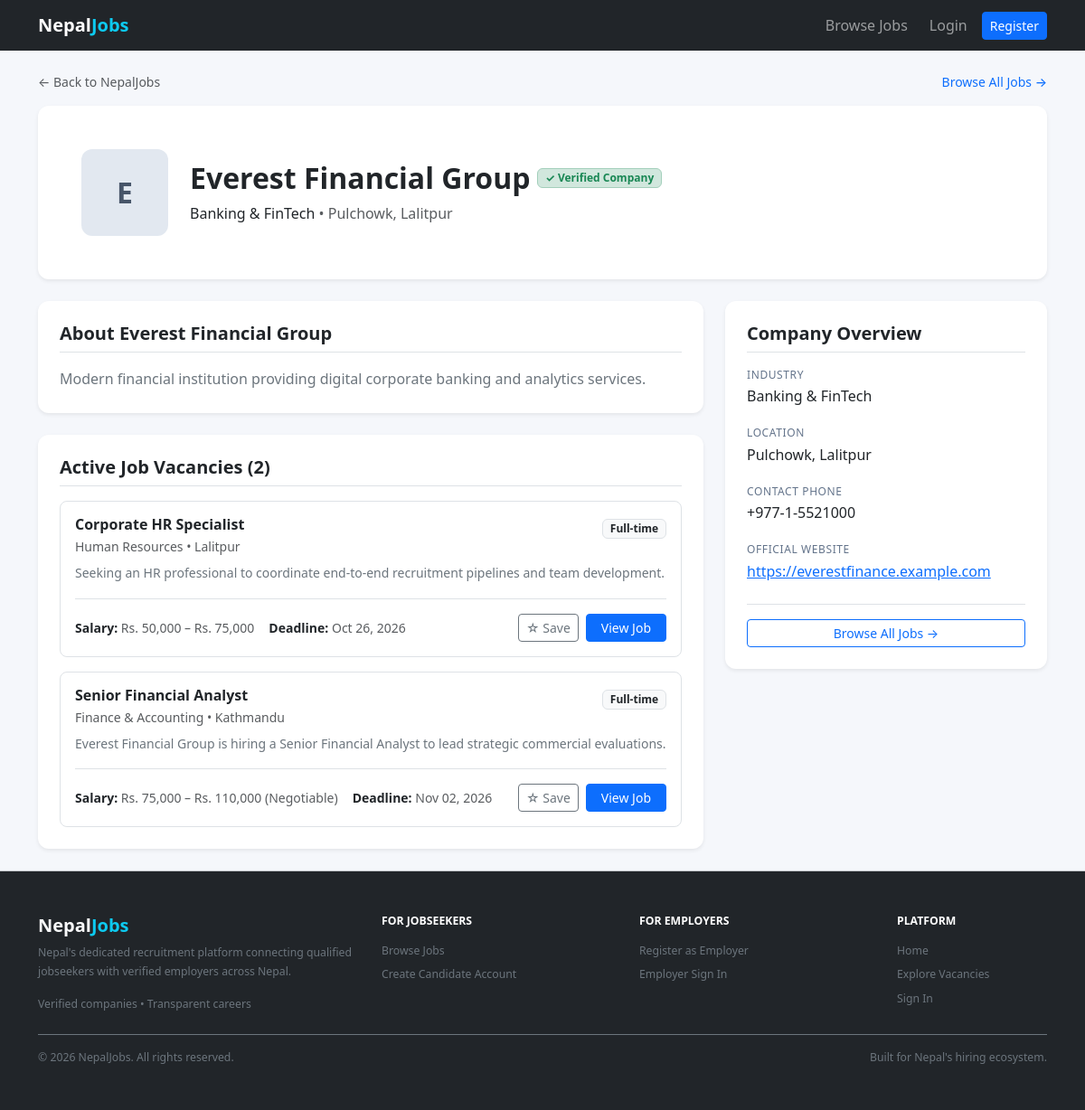
Page /accounts/companies/3/ on the committed database.
### accounts/models.py (models this page shows, shortened)
class EmployerProfile(models.Model):
    class VerificationStatus(models.TextChoices):
        PENDING = "pending", "Pending"
        APPROVED = "approved", "Approved"
        REJECTED = "rejected", "Rejected"
    user = models.OneToOneField(User, on_delete=models.CASCADE, related_name="employer_profile")
    company_name = models.CharField(max_length=200)
    phone = models.CharField(max_length=20, blank=True)
    address = models.CharField(max_length=255, blank=True)
    logo = models.ImageField(
        upload_to=logo_upload_path,
        blank=True,
        validators=[
            FileExtensionValidator(["jpg", "jpeg", "png", "webp"]),
            validate_logo_size,
        ],
        help_text="Optional. JPG, PNG or WebP, up to 2 MB.",
    )
    industry = models.CharField(max_length=100, blank=True)
    website = models.URLField(blank=True)
    description = models.TextField(blank=True)
    verification_document = models.FileField(
        upload_to=verification_doc_upload_path,
        storage=private_verification_storage,
        blank=True,
        validators=[
            FileExtensionValidator(["pdf", "jpg", "jpeg", "png"]),
            validate_verification_doc_size,
        ],
        help_text="PDF or image, up to 10 MB. Kept private.",
    )
    rejection_reason = models.TextField(blank=True)
    reviewed_at = models.DateTimeField(null=True, blank=True)
    verification_status = models.CharField(
        max_length=10, choices=VerificationStatus.choices, default=VerificationStatus.PENDING
    )

### jobs/models.py (models this page shows, shortened)
class Job(models.Model):
    class EmploymentType(models.TextChoices):
        FULL_TIME = "full_time", "Full-time"
        PART_TIME = "part_time", "Part-time"
        CONTRACT = "contract", "Contract"
        INTERNSHIP = "internship", "Internship"
        FREELANCE = "freelance", "Freelance"
    class Status(models.TextChoices):
        DRAFT = "draft", "Draft"
        PUBLISHED = "published", "Published"
        CLOSED = "closed", "Closed"
    employer = models.ForeignKey(
        "accounts.EmployerProfile",
        on_delete=models.CASCADE,
        related_name="jobs",
    )
    title = models.CharField(max_length=200)
    description = models.TextField()
    responsibilities = models.TextField(blank=True)
    category = models.ForeignKey(
        "jobs.Category",
        on_delete=models.PROTECT,
        related_name="jobs",
    )
    location = models.ForeignKey(
        "jobs.Location",
        on_delete=models.PROTECT,
        related_name="jobs",
    )
    is_remote = models.BooleanField(
        default=False,
        help_text="Check if remote work is permitted for this position.",
    )
    employment_type = models.CharField(
        max_length=20,
        choices=EmploymentType.choices,
        default=EmploymentType.FULL_TIME,
    )
    salary_min = models.PositiveIntegerField(null=True, blank=True)
    salary_max = models.PositiveIntegerField(null=True, blank=True)
    is_salary_negotiable = models.BooleanField(default=False)
    experience_years_min = models.PositiveIntegerField(default=0)
    education_level = models.CharField(
        max_length=20,
        choices=Education.Level.choices,
        blank=True,
    )
    required_skills = models.ManyToManyField(
        "accounts.Skill",
        blank=True,
        related_name="jobs",
    )
    vacancies = models.PositiveIntegerField(
        default=1,
        validators=[MinValueValidator(1)],
    )
    application_deadline = models.DateField()
    status = models.CharField(
        max_length=20,
        choices=Status.choices,
        default=Status.DRAFT,
    )
    created_at = models.DateTimeField(auto_now_add=True)
    updated_at = models.DateTimeField(auto_now=True)
    published_at = models.DateTimeField(null=True, blank=True)
    objects = JobQuerySet.as_manager()
    class Meta:
        ordering = ["-created_at"]
        indexes = [
            models.Index(fields=["status", "application_deadline"]),
            models.Index(fields=["-created_at"]),
            models.Index(fields=["employment_type"]),
        ]
    @property
    def salary_display(self):
        if self.salary_min and self.salary_max:
            val = f"Rs. {self.salary_min:,} – Rs. {self.salary_max:,}"
        elif self.salary_min:
            val = f"Rs. {self.salary_min:,}+"
        elif self.salary_max:
            val = f"Up to Rs. {self.salary_max:,}"
        elif self.is_salary_negotiable:
            return "Negotiable"
        else:
            return "Not specified"
        if self.is_salary_negotiable:
            val += " (Negotiable)"
        return val

class Category(models.Model):
    name = models.CharField(max_length=100, unique=True)
    slug = models.SlugField(max_length=120, unique=True)
    description = models.TextField(blank=True)
    is_active = models.BooleanField(default=True)
    class Meta:
        ordering = ["name"]
        verbose_name_plural = "Categories"

class Location(models.Model):
    name = models.CharField(max_length=100, unique=True)
    slug = models.SlugField(max_length=120, unique=True)
    is_remote = models.BooleanField(
        default=False,
        help_text="Designates whether this location itself represents remote work.",
    )
    class Meta:
        ordering = ["name"]

### accounts/views.py (the view, shortened to what this page needs)
# urls.py: path("companies/<int:pk>/", views.CompanyDetailView.as_view(), name="company_detail"),
class CompanyDetailView(AsViewCacheMixin, DetailView):
    model = EmployerProfile
    template_name = "accounts/company_detail.html"
    context_object_name = "company"
    def get_queryset(self):
        return EmployerProfile.objects.filter(
            verification_status=EmployerProfile.VerificationStatus.APPROVED
        )
    def get_context_data(self, **kwargs):
        context = super().get_context_data(**kwargs)
        company = self.object
        open_jobs_qs = (
            company.jobs.open_jobs()
            .select_related("category", "location")
            .order_by("-created_at")
        )
        paginator = Paginator(open_jobs_qs, 10)
        page_number = self.request.GET.get("page")
        page_obj = paginator.get_page(page_number)
        saved_job_ids = set()
        user = self.request.user
        context.update(
            {
                "page_obj": page_obj,
                "jobs": page_obj.object_list,
                "open_jobs_count": paginator.count,
                "saved_job_ids": saved_job_ids,
            }
        )
        return context

### jobs/models.py (called while the page is built)
    def open_jobs(self):
        today = timezone.localdate()
        return self.filter(
            status=Job.Status.PUBLISHED,
            application_deadline__gte=today,
            employer__verification_status=EmployerProfile.VerificationStatus.APPROVED,
        )

### notifications/context_processors.py (called while the page is built)
def unread_notifications_count(request):
    if getattr(request, "user", None) and request.user.is_authenticated:
        count = request.user.notifications.filter(is_read=False).count()
    else:
        count = 0
    return {"unread_notifications_count": count}

### templates/accounts/company_detail.html (shortened to what this page needs)
{% extends 'base.html' %}
{% block content %}
<div class="d-flex align-items-center justify-content-between mb-3">
  <a class="text-decoration-none small text-muted" href="{% url 'home' %}">&larr; Back to NepalJobs</a>
  <a class="text-decoration-none small text-primary fw-medium" href="{% url 'job_list' %}">Browse All Jobs &rarr;</a>
</div>
<div class="card mb-4 shadow-sm">
  <div class="card-body p-4 p-md-5">
    <div class="d-flex flex-column flex-sm-row align-items-sm-center gap-4">
      {% if company.logo %}
        <img src="{{ company.logo.url }}" alt="{{ company.company_name }} Logo" class="company-logo-hero">
      {% else %}
        <div class="company-logo-hero-placeholder">{{ company.company_name|slice:":1"|upper }}</div>
      {% endif %}
      <div class="flex-grow-1">
        <div class="d-flex flex-wrap align-items-center gap-2 mb-2">
          <h1 class="h2 mb-0 fw-bold">{{ company.company_name }}</h1>
          <span class="badge bg-success-subtle text-success border border-success-subtle">
            &#10003; Verified Company
          </span>
        </div>
        <div class="text-muted">
          {% if company.industry %}<span class="fw-medium text-dark">{{ company.industry }}</span>{% endif %}
          {% if company.industry and company.address %} &bull; {% endif %}
          {% if company.address %}<span>{{ company.address }}</span>{% endif %}
        </div>
      </div>
    </div>
  </div>
</div>
<div class="row g-4">
  <div class="col-lg-8">
    <div class="card mb-4 shadow-sm">
      <div class="card-body p-4">
        <h4 class="h5 fw-bold mb-3 border-bottom pb-2">About {{ company.company_name }}</h4>
        {% if company.description %}
          <div class="text-secondary" style="line-height: 1.7;">
            {{ company.description|linebreaksbr }}
          </div>
        {% else %}
          <p class="text-muted mb-0">No company description provided yet.</p>
        {% endif %}
      </div>
    </div>
    <div class="card shadow-sm">
      <div class="card-body p-4">
        <div class="d-flex align-items-center justify-content-between mb-3 border-bottom pb-2">
          <h4 class="h5 fw-bold mb-0">Active Job Vacancies ({{ open_jobs_count }})</h4>
        </div>
        {% if jobs %}
          <div class="d-flex flex-column gap-3">
            {% for job in jobs %}
              <div class="card border rounded-3 p-3 shadow-none">
                <div class="d-flex flex-column flex-md-row justify-content-between align-items-md-start gap-2 mb-2">
                  <div>
                    <h5 class="h6 fw-bold mb-1">
                      <a href="{% url 'job_detail' job.pk %}" class="text-decoration-none text-dark hover-primary">
                        {{ job.title }}
                      </a>
                    </h5>
                    <div class="text-muted small">
                      {{ job.category.name }} &bull; {{ job.location.name }}
                    </div>
                  </div>
                  <div class="text-md-end">
                    <span class="badge bg-light text-dark border">{{ job.get_employment_type_display }}</span>
                  </div>
                </div>
                {% if job.description %}
                  <p class="text-secondary small mb-3" style="line-height: 1.6;">
                    {{ job.description|truncatewords:25 }}
                  </p>
                {% endif %}
                <div class="d-flex flex-column flex-sm-row justify-content-between align-items-sm-center pt-3 border-top gap-2">
                  <div class="d-flex flex-wrap align-items-center gap-3 small text-muted">
                    <div>
                      <strong class="text-dark">Salary:</strong> {{ job.salary_display }}
                    </div>
                    <div>
                      <strong class="text-dark">Deadline:</strong> {{ job.application_deadline|date:"M d, Y" }}
                    </div>
                  </div>
                  <div class="d-flex align-items-center gap-2">
                    {% if user.is_authenticated and user.is_jobseeker %}
                      <form method="post" action="{% url 'toggle_save_job' job.pk %}" class="d-inline m-0">
                        {% csrf_token %}
                        <input type="hidden" name="next" value="{{ request.get_full_path }}">
                        {% if job.pk in saved_job_ids %}
                          <button type="submit" class="btn btn-sm btn-outline-danger" title="Remove from saved jobs" aria-label="Remove {{ job.title }} from saved jobs">
                            &#9733; Saved
                          </button>
                        {% else %}
                          <button type="submit" class="btn btn-sm btn-outline-secondary" title="Save this job" aria-label="Save {{ job.title }}">
                            &#9734; Save
                          </button>
                        {% endif %}
                      </form>
                    {% elif not user.is_authenticated %}
                      <a href="{% url 'login' %}?next={{ request.get_full_path }}" class="btn btn-sm btn-outline-secondary" title="Log in to save this job" aria-label="Log in to save {{ job.title }}">
                        &#9734; Save
                      </a>
                    {% endif %}
                    <a href="{% url 'job_detail' job.pk %}" class="btn btn-primary btn-sm px-3">View Job</a>
                  </div>
                </div>
              </div>
            {% endfor %}
          </div>
        {% else %}
          <div class="text-center py-4">
            <p class="text-muted mb-0">There are currently no active job vacancies listed for this company. Please check back later.</p>
          </div>
        {% endif %}
      </div>
    </div>
  </div>
  <div class="col-lg-4">
    <div class="card mb-4 shadow-sm">
      <div class="card-body p-4">
        <h5 class="fw-bold mb-3 border-bottom pb-2">Company Overview</h5>
        <div class="info-label">Industry</div>
        <div class="info-value">
          {% if company.industry %}{{ company.industry }}{% else %}<span class="empty">Not specified</span>{% endif %}
        </div>
        <div class="info-label">Location</div>
        <div class="info-value">
          {% if company.address %}{{ company.address }}{% else %}<span class="empty">Not specified</span>{% endif %}
        </div>
        {% if company.phone %}
          <div class="info-label">Contact Phone</div>
          <div class="info-value">{{ company.phone }}</div>
        {% endif %}
        <div class="info-label">Official Website</div>
        <div class="info-value mb-0">
          {% if company.website %}
            <a href="{{ company.website }}" target="_blank" rel="noopener noreferrer" class="text-break">{{ company.website }}</a>
          {% else %}
            <span class="empty">Not specified</span>
          {% endif %}
        </div>
        <div class="mt-4 pt-3 border-top">
          <a href="{% url 'job_list' %}" class="btn btn-outline-primary btn-sm w-100">
            Browse All Jobs &rarr;
          </a>
        </div>
      </div>
    </div>
  </div>
</div>
{% endblock %}

### static/css/styles.css (style rules this page uses)
:root { --nj-dark: #0f172a; --nj-bg: #f5f7fb; --nj-muted: #64748b; }
body { background: var(--nj-bg); }
.card { border: 0; border-radius: 0.75rem; box-shadow: 0 1px 3px rgba(15, 23, 42, 0.08), 0 4px 12px rgba(15, 23, 42, 0.04); }
.info-label { font-size: 0.75rem; text-transform: uppercase; letter-spacing: 0.05em; color: var(--nj-muted); margin-bottom: 0.15rem; }
.info-value { margin-bottom: 1.25rem; }
.company-logo-hero-placeholder { width: 96px; height: 96px; background-color: #e2e8f0; color: #475569; border-radius: 0.75rem; display: inline-flex; align-items: center; justify-content: center; font-weight: 700; font-size: 2rem; user-select: none; }

### rows in the picture
EmployerProfile: company_name "E", company_name "Everest Financial Group", industry "Banking & FinTech", address "Pulchowk, Lalitpur", description "Modern financial institution providing digital corporate banking and analytics services.", phone "+977-1-5521000", website "https://everestfinance.example.com"
Job: title "Corporate HR Specialist", category.name "Human Resources", location.name "Lalitpur", employment_type "Full-time", description "Seeking an HR professional to coordinate end-to-end recruitment pipelines and team development.", salary_display "Rs. 50,000 – Rs. 75,000", application_deadline "Oct 26, 2026"
Job: title "Senior Financial Analyst", category.name "Finance & Accounting", location.name "Kathmandu", employment_type "Full-time", description "Everest Financial Group is hiring a Senior Financial Analyst to lead strategic commercial evaluations.", salary_display "Rs. 75,000 – Rs. 110,000 (Negotiable)", application_deadline "Nov 02, 2026"

### other values in the picture
{{ open_jobs_count }} "2"
